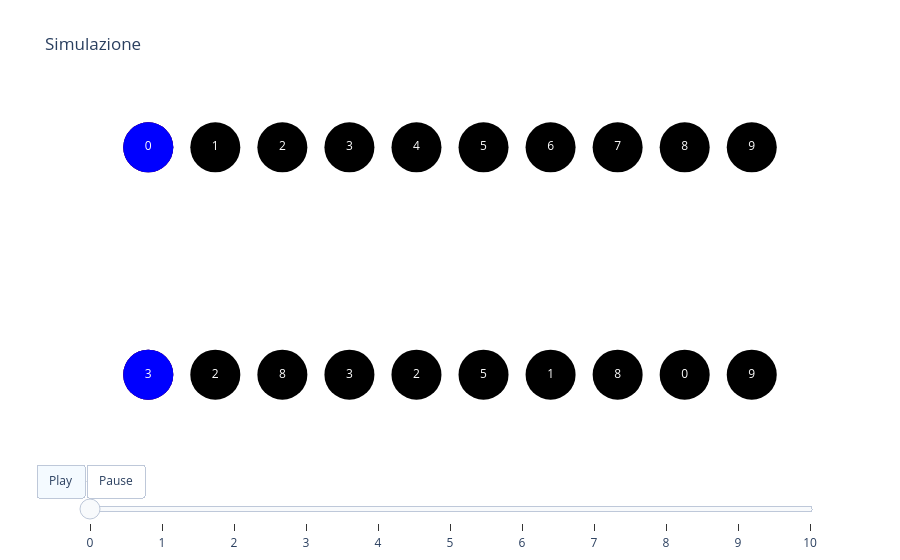

The cell this chart's notebook holds for it:
### Code cell
cnt = 0

def min_idx(input: list[int]) -> go.Figure:
    # global cnt
    frames = []
    n: int = len(input)
    min: int = input[0]
    indice_numero_minimo: int = 0
    for i in range(n):
        # cnt += 1
        up = to_points(list(range(len(input))), 2)
        down = to_points(input, 1)
        frames.append(compose_frame([
            draw_points(up, color="black"),
            draw_points(down, color="black"),
            draw_points([Point(indice_numero_minimo, 2, indice_numero_minimo)], color="purple"),
            draw_points([Point(indice_numero_minimo, 1, input[indice_numero_minimo])], color="purple"),
            draw_points([Point(i, 2, i)], color="blue"),
            draw_points([Point(i, 1, input[i])], color="blue"),
            # draw_points([Point(0, 0, cnt)], color="purple"),
        ]))
        if input[i] < min:
            min = input[i]
            indice_numero_minimo = i
    animation = compose_figure(
        title="Simulazione",
        frames=frames
    )
    return animation

def generate_elements() -> list[int]:
    return [ 
        9875, 10039, 9884, 9964, 9967, 9946, 9877, 9896, 9791, 9888, 
        9995, 9902, 9891, 9912, 9834, 9976, 9912, 10072, 9828, 9812, 10185
    ]

def best_case(n: int) -> list[int]:
    return [1] + [2] * (n - 1)

def worst_case(n: int) -> list[int]:
    return [2] * (n - 1) + [1]   

def generate_n_random_elements(n: int) -> list[int]:
    SCALE = 10
    return [int(x) for x in list(np.random.rand(n) * SCALE)]

def shuffle(elements: list[int]) -> list[int]:
    random.shuffle(elements)
    return elements

N = 10
# elements = shuffle(generate_n_random_elements(10))
elements = generate_n_random_elements(10)
animation = min_idx(elements)
animation.show()

### Figure 1 — Plotly figure (JSON) as saved in the notebook; plotly's stock layout.template omitted (floating-point values rounded to 4 significant figures)
{"data": [{"marker": {"color": "black", "size": 50}, "mode": "markers+text", "text": ["0", "1", "2", "3", "4", "5", "6", "7", "8", "9"], "textfont": {"color": "white"}, "textposition": "middle center", "type": "scatter", "x": [0, 1, 2, 3, 4, 5, 6, 7, 8, 9], "y": [2, 2, 2, 2, 2, 2, 2, 2, 2, 2]}, {"marker": {"color": "black", "size": 50}, "mode": "markers+text", "text": ["3", "2", "8", "3", "2", "5", "1", "8", "0", "9"], "textfont": {"color": "white"}, "textposition": "middle center", "type": "scatter", "x": [0, 1, 2, 3, 4, 5, 6, 7, 8, 9], "y": [1, 1, 1, 1, 1, 1, 1, 1, 1, 1]}, {"marker": {"color": "purple", "size": 50}, "mode": "markers+text", "text": ["0"], "textfont": {"color": "white"}, "textposition": "middle center", "type": "scatter", "x": [0], "y": [2]}, {"marker": {"color": "purple", "size": 50}, "mode": "markers+text", "text": ["3"], "textfont": {"color": "white"}, "textposition": "middle center", "type": "scatter", "x": [0], "y": [1]}, {"marker": {"color": "blue", "size": 50}, "mode": "markers+text", "text": ["0"], "textfont": {"color": "white"}, "textposition": "middle center", "type": "scatter", "x": [0], "y": [2]}, {"marker": {"color": "blue", "size": 50}, "mode": "markers+text", "text": ["3"], "textfont": {"color": "white"}, "textposition": "middle center", "type": "scatter", "x": [0], "y": [1]}], "layout": {"showlegend": false, "sliders": [{"active": 0, "currentvalue": {"prefix": "Step: "}, "pad": {"t": 50}, "steps": [{"args": [["step0"], {"frame": {"duration": 0, "redraw": true}, "mode": "immediate"}], "label": "0", "method": "animate"}, {"args": [["step1"], {"frame": {"duration": 0, "redraw": true}, "mode": "immediate"}], "label": "1", "method": "animate"}, {"args": [["step2"], {"frame": {"duration": 0, "redraw": true}, "mode": "immediate"}], "label": "2", "method": "animate"}, {"args": [["step3"], {"frame": {"duration": 0, "redraw": true}, "mode": "immediate"}], "label": "3", "method": "animate"}, {"args": [["step4"], {"frame": {"duration": 0, "redraw": true}, "mode": "immediate"}], "label": "4", "method": "animate"}, {"args": [["step5"], {"frame": {"duration": 0, "redraw": true}, "mode": "immediate"}], "label": "5", "method": "animate"}, {"args": [["step6"], {"frame": {"duration": 0, "redraw": true}, "mode": "immediate"}], "label": "6", "method": "animate"}, {"args": [["step7"], {"frame": {"duration": 0, "redraw": true}, "mode": "immediate"}], "label": "7", "method": "animate"}, {"args": [["step8"], {"frame": {"duration": 0, "redraw": true}, "mode": "immediate"}], "label": "8", "method": "animate"}, {"args": [["step9"], {"frame": {"duration": 0, "redraw": true}, "mode": "immediate"}], "label": "9", "method": "animate"}, {"args": [["step10"], {"frame": {"duration": 0, "redraw": true}, "mode": "immediate"}], "label": "10", "method": "animate"}]}], "title": {"text": "Simulazione"}, "updatemenus": [{"buttons": [{"args": [null, {"frame": {"duration": 1000, "redraw": true}, "fromcurrent": true}], "label": "Play", "method": "animate"}, {"args": [[null], {"frame": {"duration": 0, "redraw": true}, "mode": "immediate", "transition": {"duration": 0}}], "label": "Pause", "method": "animate"}], "direction": "left", "pad": {"r": 10, "t": 10}, "showactive": true, "type": "buttons", "x": 0.1, "y": -0.1}], "xaxis": {"autorange": true, "title": {"text": "X"}, "visible": false}, "yaxis": {"autorange": true, "title": {"text": "Y"}, "visible": false}}}
